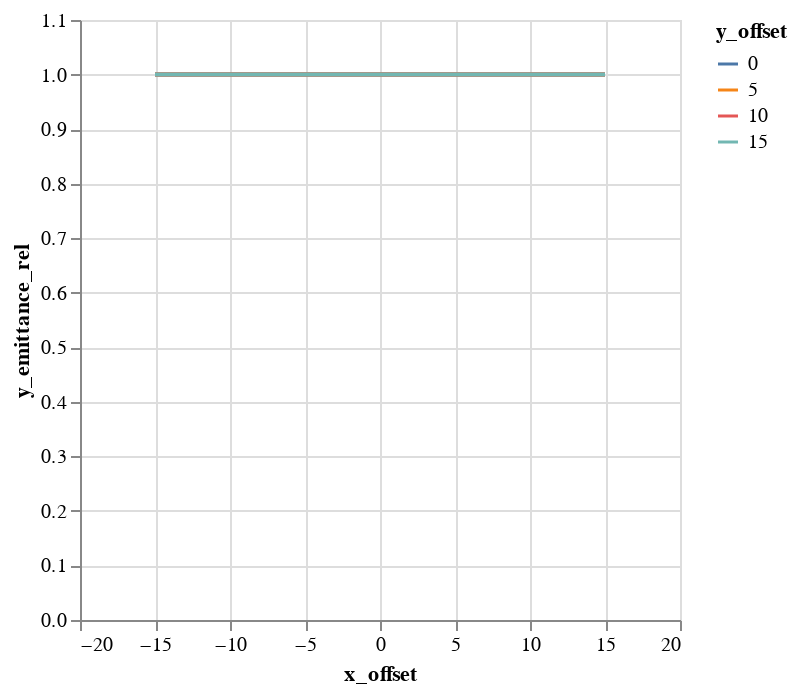

The cell this chart's notebook holds for it:
### Code cell
alt.Chart(emit_df).mark_line().encode(
    color='y_offset:N',
    x='x_offset',
    y='y_emittance_rel',
)

### Figure 1 — Vega-Lite specification as saved in the notebook (floating-point values rounded to 4 significant figures)
{"$schema": "https://vega.github.io/schema/vega-lite/v1.2.1.json", "data": {"values": [{"losses": 0, "relbeta": 0.002308, "sourceID": 16777222, "sourceName": "x_-15_y_0", "x_emittance": 1.621, "x_emittance_rel": 1.0, "x_norm_emittance": 0.003742, "x_offset": -15, "y_emittance": 1.572, "y_emittance_rel": 1.0, "y_norm_emittance": 0.003629, "y_offset": 0}, {"losses": 0, "relbeta": 0.002308, "sourceID": 16777229, "sourceName": "x_-15_y_5", "x_emittance": 1.593, "x_emittance_rel": 1.0, "x_norm_emittance": 0.003678, "x_offset": -15, "y_emittance": 1.594, "y_emittance_rel": 1.0, "y_norm_emittance": 0.003679, "y_offset": 5}, {"losses": 0, "relbeta": 0.002308, "sourceID": 16777236, "sourceName": "x_-15_y_10", "x_emittance": 1.617, "x_emittance_rel": 1.0, "x_norm_emittance": 0.003733, "x_offset": -15, "y_emittance": 1.597, "y_emittance_rel": 1.0, "y_norm_emittance": 0.003686, "y_offset": 10}, {"losses": 0, "relbeta": 0.002308, "sourceID": 16777243, "sourceName": "x_-15_y_15", "x_emittance": 1.671, "x_emittance_rel": 1.0, "x_norm_emittance": 0.003858, "x_offset": -15, "y_emittance": 1.662, "y_emittance_rel": 1.0, "y_norm_emittance": 0.003836, "y_offset": 15}, {"losses": 0, "relbeta": 0.002308, "sourceID": 16777220, "sourceName": "x_-10_y_0", "x_emittance": 1.592, "x_emittance_rel": 1.0, "x_norm_emittance": 0.003675, "x_offset": -10, "y_emittance": 1.553, "y_emittance_rel": 1.0, "y_norm_emittance": 0.003584, "y_offset": 0}, {"losses": 0, "relbeta": 0.002308, "sourceID": 16777227, "sourceName": "x_-10_y_5", "x_emittance": 1.613, "x_emittance_rel": 1.0, "x_norm_emittance": 0.003723, "x_offset": -10, "y_emittance": 1.58, "y_emittance_rel": 1.0, "y_norm_emittance": 0.003647, "y_offset": 5}, {"losses": 0, "relbeta": 0.002308, "sourceID": 16777234, "sourceName": "x_-10_y_10", "x_emittance": 1.487, "x_emittance_rel": 1.0, "x_norm_emittance": 0.003432, "x_offset": -10, "y_emittance": 1.665, "y_emittance_rel": 1.0, "y_norm_emittance": 0.003844, "y_offset": 10}, {"losses": 0, "relbeta": 0.002308, "sourceID": 16777241, "sourceName": "x_-10_y_15", "x_emittance": 1.45, "x_emittance_rel": 1.0, "x_norm_emittance": 0.003347, "x_offset": -10, "y_emittance": 1.634, "y_emittance_rel": 1.0, "y_norm_emittance": 0.003773, "y_offset": 15}, {"losses": 0, "relbeta": 0.002308, "sourceID": 16777218, "sourceName": "x_-5_y_0", "x_emittance": 1.676, "x_emittance_rel": 1.0, "x_norm_emittance": 0.00387, "x_offset": -5, "y_emittance": 1.718, "y_emittance_rel": 1.0, "y_norm_emittance": 0.003965, "y_offset": 0}, {"losses": 0, "relbeta": 0.002308, "sourceID": 16777225, "sourceName": "x_-5_y_5", "x_emittance": 1.523, "x_emittance_rel": 1.0, "x_norm_emittance": 0.003517, "x_offset": -5, "y_emittance": 1.626, "y_emittance_rel": 1.0, "y_norm_emittance": 0.003753, "y_offset": 5}, {"losses": 0, "relbeta": 0.002308, "sourceID": 16777232, "sourceName": "x_-5_y_10", "x_emittance": 1.511, "x_emittance_rel": 1.0, "x_norm_emittance": 0.003489, "x_offset": -5, "y_emittance": 1.545, "y_emittance_rel": 1.0, "y_norm_emittance": 0.003567, "y_offset": 10}, {"losses": 0, "relbeta": 0.002308, "sourceID": 16777239, "sourceName": "x_-5_y_15", "x_emittance": 1.692, "x_emittance_rel": 1.0, "x_norm_emittance": 0.003905, "x_offset": -5, "y_emittance": 1.505, "y_emittance_rel": 1.0, "y_norm_emittance": 0.003474, "y_offset": 15}, {"losses": 0, "relbeta": 0.002308, "sourceID": 16777216, "sourceName": "x_0_y_0", "x_emittance": 1.54, "x_emittance_rel": 1.0, "x_norm_emittance": 0.003555, "x_offset": 0, "y_emittance": 1.537, "y_emittance_rel": 1.0, "y_norm_emittance": 0.003547, "y_offset": 0}, {"losses": 0, "relbeta": 0.002308, "sourceID": 16777223, "sourceName": "x_0_y_5", "x_emittance": 1.541, "x_emittance_rel": 1.0, "x_norm_emittance": 0.003556, "x_offset": 0, "y_emittance": 1.535, "y_emittance_rel": 1.0, "y_norm_emittance": 0.003544, "y_offset": 5}, {"losses": 0, "relbeta": 0.002308, "sourceID": 16777230, "sourceName": "x_0_y_10", "x_emittance": 1.403, "x_emittance_rel": 1.0, "x_norm_emittance": 0.003239, "x_offset": 0, "y_emittance": 1.475, "y_emittance_rel": 1.0, "y_norm_emittance": 0.003406, "y_offset": 10}, {"losses": 0, "relbeta": 0.002308, "sourceID": 16777237, "sourceName": "x_0_y_15", "x_emittance": 1.768, "x_emittance_rel": 1.0, "x_norm_emittance": 0.004082, "x_offset": 0, "y_emittance": 1.612, "y_emittance_rel": 1.0, "y_norm_emittance": 0.003722, "y_offset": 15}, {"losses": 0, "relbeta": 0.002308, "sourceID": 16777217, "sourceName": "x_5_y_0", "x_emittance": 1.55, "x_emittance_rel": 1.0, "x_norm_emittance": 0.003577, "x_offset": 5, "y_emittance": 1.674, "y_emittance_rel": 1.0, "y_norm_emittance": 0.003865, "y_offset": 0}, {"losses": 0, "relbeta": 0.002308, "sourceID": 16777224, "sourceName": "x_5_y_5", "x_emittance": 1.602, "x_emittance_rel": 1.0, "x_norm_emittance": 0.003699, "x_offset": 5, "y_emittance": 1.474, "y_emittance_rel": 1.0, "y_norm_emittance": 0.003402, "y_offset": 5}, {"losses": 0, "relbeta": 0.002308, "sourceID": 16777231, "sourceName": "x_5_y_10", "x_emittance": 1.463, "x_emittance_rel": 1.0, "x_norm_emittance": 0.003376, "x_offset": 5, "y_emittance": 1.594, "y_emittance_rel": 1.0, "y_norm_emittance": 0.003679, "y_offset": 10}, {"losses": 0, "relbeta": 0.002308, "sourceID": 16777238, "sourceName": "x_5_y_15", "x_emittance": 1.598, "x_emittance_rel": 1.0, "x_norm_emittance": 0.00369, "x_offset": 5, "y_emittance": 1.574, "y_emittance_rel": 1.0, "y_norm_emittance": 0.003634, "y_offset": 15}, {"losses": 0, "relbeta": 0.002308, "sourceID": 16777219, "sourceName": "x_10_y_0", "x_emittance": 1.519, "x_emittance_rel": 1.0, "x_norm_emittance": 0.003507, "x_offset": 10, "y_emittance": 1.599, "y_emittance_rel": 1.0, "y_norm_emittance": 0.003691, "y_offset": 0}, {"losses": 0, "relbeta": 0.002308, "sourceID": 16777226, "sourceName": "x_10_y_5", "x_emittance": 1.448, "x_emittance_rel": 1.0, "x_norm_emittance": 0.003342, "x_offset": 10, "y_emittance": 1.507, "y_emittance_rel": 1.0, "y_norm_emittance": 0.003478, "y_offset": 5}, {"losses": 0, "relbeta": 0.002308, "sourceID": 16777233, "sourceName": "x_10_y_10", "x_emittance": 1.743, "x_emittance_rel": 1.0, "x_norm_emittance": 0.004023, "x_offset": 10, "y_emittance": 1.613, "y_emittance_rel": 1.0, "y_norm_emittance": 0.003723, "y_offset": 10}, {"losses": 0, "relbeta": 0.002308, "sourceID": 16777240, "sourceName": "x_10_y_15", "x_emittance": 1.573, "x_emittance_rel": 1.0, "x_norm_emittance": 0.003631, "x_offset": 10, "y_emittance": 1.511, "y_emittance_rel": 1.0, "y_norm_emittance": 0.003489, "y_offset": 15}, {"losses": 0, "relbeta": 0.002308, "sourceID": 16777221, "sourceName": "x_15_y_0", "x_emittance": 1.499, "x_emittance_rel": 1.0, "x_norm_emittance": 0.003459, "x_offset": 15, "y_emittance": 1.578, "y_emittance_rel": 1.0, "y_norm_emittance": 0.003643, "y_offset": 0}, {"losses": 0, "relbeta": 0.002308, "sourceID": 16777228, "sourceName": "x_15_y_5", "x_emittance": 1.572, "x_emittance_rel": 1.0, "x_norm_emittance": 0.003628, "x_offset": 15, "y_emittance": 1.486, "y_emittance_rel": 1.0, "y_norm_emittance": 0.003429, "y_offset": 5}, {"losses": 0, "relbeta": 0.002308, "sourceID": 16777235, "sourceName": "x_15_y_10", "x_emittance": 1.623, "x_emittance_rel": 1.0, "x_norm_emittance": 0.003746, "x_offset": 15, "y_emittance": 1.616, "y_emittance_rel": 1.0, "y_norm_emittance": 0.00373, "y_offset": 10}, {"losses": 0, "relbeta": 0.002308, "sourceID": 16777242, "sourceName": "x_15_y_15", "x_emittance": 1.515, "x_emittance_rel": 1.0, "x_norm_emittance": 0.003497, "x_offset": 15, "y_emittance": 1.588, "y_emittance_rel": 1.0, "y_norm_emittance": 0.003665, "y_offset": 15}]}, "encoding": {"color": {"field": "y_offset", "type": "nominal"}, "x": {"field": "x_offset", "type": "quantitative"}, "y": {"field": "y_emittance_rel", "type": "quantitative"}}, "mark": "line"}
